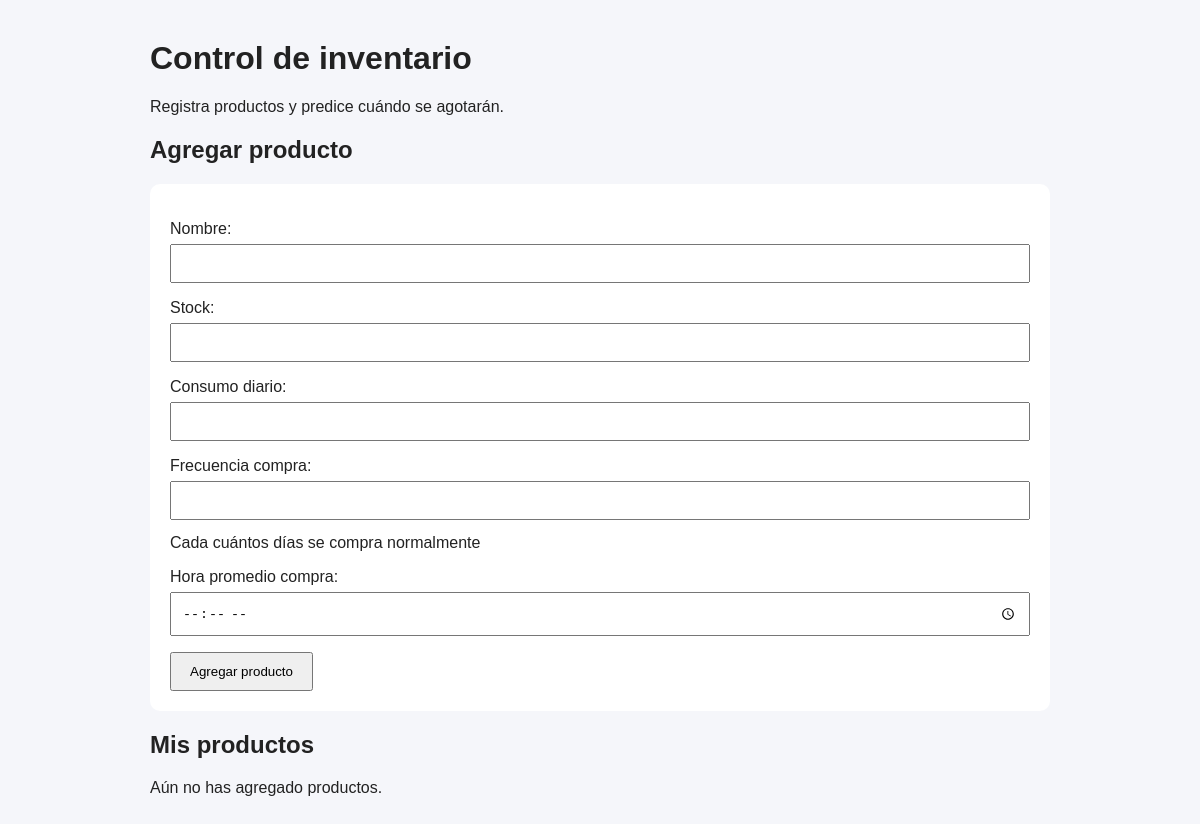
Before: / with the older database file.
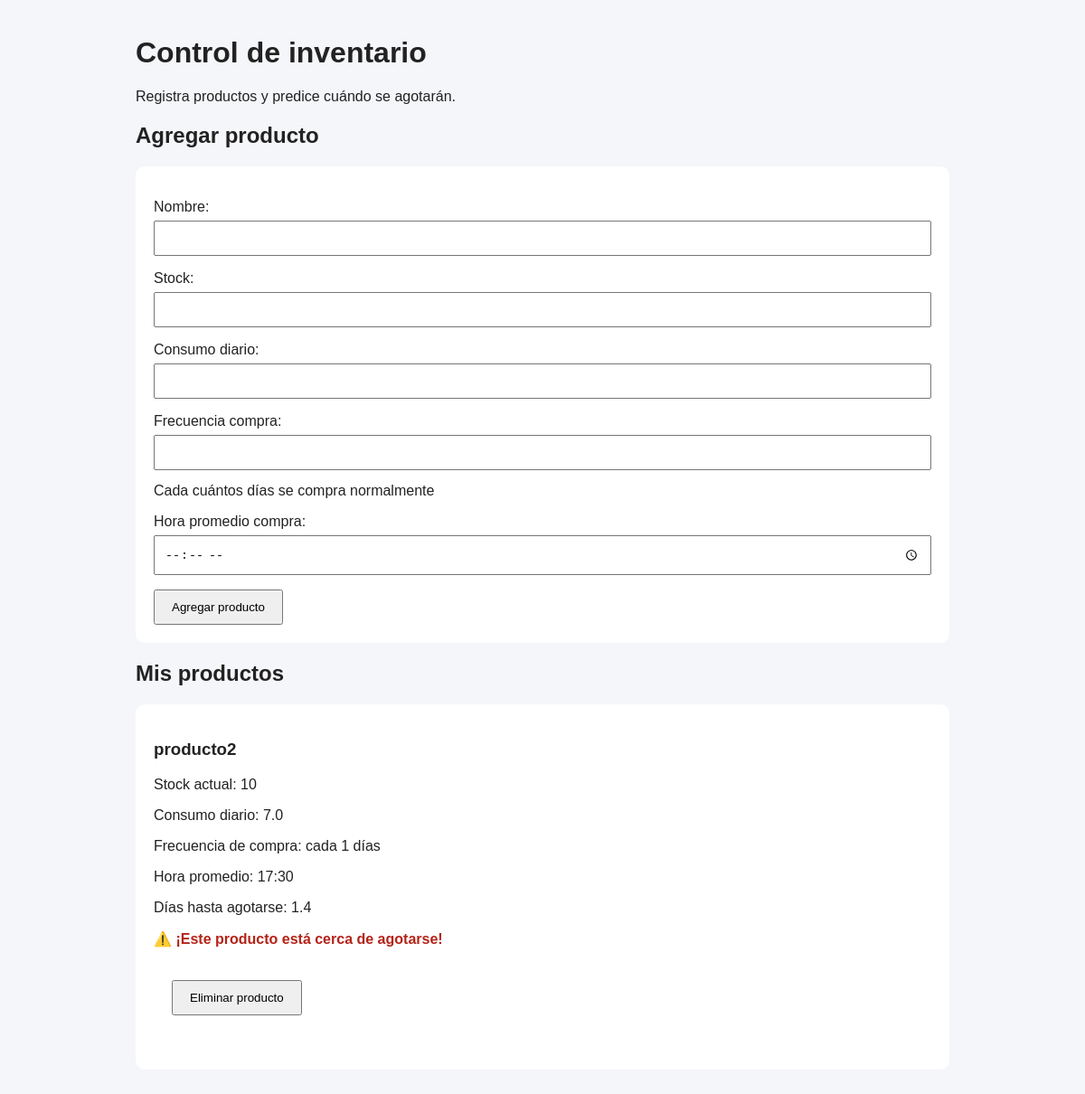
After: the same page with the newer database file.
### inventario/models.py (models this page shows, shortened)
class Producto(models.Model):
    nombre = models.CharField(max_length=100)
    stock = models.PositiveIntegerField()
    consumo_diario = models.FloatField()
    frecuencia_compra = models.PositiveIntegerField(
        help_text="Cada cuántos días se compra normalmente"
    )
    hora_promedio_compra = models.TimeField()
    def dias_restantes(self):
        if self.consumo_diario <= 0:
            return None
        return self.stock / self.consumo_diario
    def cerca_de_agotarse(self):
        dias = self.dias_restantes()
        return dias is not None and dias <= 3

### inventario/views.py (the view)
# urls.py: path("", views.inicio, name="inicio"),
def inicio(request):
    if request.method == "POST":
        form = ProductoForm(request.POST)
        if form.is_valid():
            form.save()
            return redirect("inicio")
    else:
        form = ProductoForm()
    productos = Producto.objects.all()
    return render(request, "inventario/inicio.html", {
        "form": form,
        "productos": productos,
    })

### inventario/forms.py
class ProductoForm(forms.ModelForm):
    class Meta:
        model = Producto
        fields = [
            "nombre",
            "stock",
            "consumo_diario",
            "frecuencia_compra",
            "hora_promedio_compra",
        ]
        widgets = {
            "hora_promedio_compra": forms.TimeInput(
                format="%H:%M",
                attrs={"type": "time"}
            )
        }

### templates/inventario/inicio.html (shortened to what this page needs)
<!DOCTYPE html>
<html lang="es">
<head>
</head>
<body>
    <h1>Control de inventario</h1>
    <p>Registra productos y predice cuándo se agotarán.</p>
    <h2>Agregar producto</h2>
    <form method="post">
        {{ form.as_p }}
        <button type="submit">Agregar producto</button>
    </form>
    <h2>Mis productos</h2>
    {% for producto in productos %}
        <div class="producto">
            <h3>{{ producto.nombre }}</h3>
            <p>Stock actual: {{ producto.stock }}</p>
            <p>Consumo diario: {{ producto.consumo_diario }}</p>
            <p>Frecuencia de compra:
                cada {{ producto.frecuencia_compra }} días
            </p>
            <p>Hora promedio:
                {{ producto.hora_promedio_compra|time:"H:i" }}
            </p>
            {% if producto.dias_restantes is not None %}
                <p>
                    Días hasta agotarse:
                    {{ producto.dias_restantes|floatformat:1 }}
                </p>
                {% if producto.cerca_de_agotarse %}
                    <p class="alerta">
                        ⚠️ ¡Este producto está cerca de agotarse!
                    </p>
                {% else %}
                    <p class="normal">Stock suficiente por ahora</p>
                {% endif %}
            {% else %}
                <p>No se puede calcular la predicción.</p>
            {% endif %}
            <form method="post"
                    action="{% url 'eliminar_producto' producto.id %}">
                    <button type="submit"
                            onclick="return confirm('¿Estás seguro de eliminar este producto?')">
                        Eliminar producto
                    </button>
                </form>
        </div>
    {% empty %}
        <p>Aún no has agregado productos.</p>
    {% endfor %}
</body>
</html>

### templates/inventario/inicio.html (style rules this page uses)
body { font-family: Arial, sans-serif; max-width: 900px; margin: 40px auto; padding: 0 20px; background: #f5f6fa; color: #222; }
form, .producto { background: white; padding: 20px; margin-bottom: 20px; border-radius: 10px; }
input { display: block; width: 100%; box-sizing: border-box; padding: 10px; margin: 6px 0 14px; }
button { padding: 10px 18px; cursor: pointer; }
.alerta { color: #b42318; font-weight: bold; }

Changed rows visible on the page:
added Producto: nombre "producto2", stock "10", consumo_diario "7.0", frecuencia_compra "1", hora_promedio_compra "17:30", dias_restantes "1.4", shows "⚠️ ¡Este producto está cerca de agotarse!"
Other visible differences:
text no longer shown: "Aún no has agregado productos."
